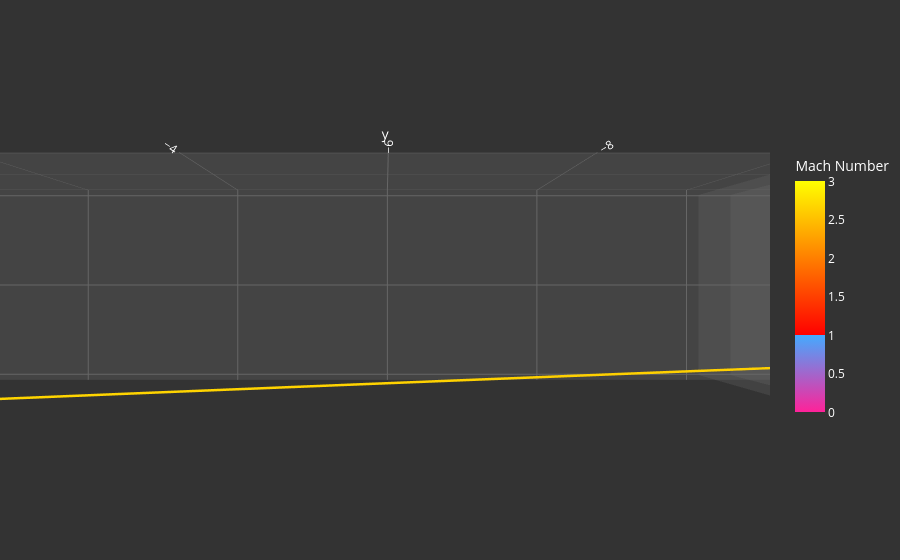

The notebook cell this image was saved under:
### Code cell
fig = go.Figure()

marker_step = 10
marker_indices = df.index[::marker_step]
mach_min = 0.0
mach_max = 3.0
mach_threshold = 1.0
mach_colorscale = [
  [mach_min, '#f29'],   # Зеленый при Mach = 0.0
  [mach_threshold / mach_max, '#4af'],  # Голубой при Mach = 1.0
  [mach_threshold / mach_max, '#f00'],  # Красный тоже при Mach = 1.0 (резкое изменение)
  [1.0, '#ff0']    # Желтый при Mach = 3.0
]

# fig.add_trace(go.Scatter3d(
#   x=df.loc[marker_indices, 'projectile.position.x'],
#   z=df.loc[marker_indices, 'projectile.position.y'],
#   y=df.loc[marker_indices, 'projectile.position.z'],
#   mode='markers',
#   marker=dict(
#     size=3,
#     color=df['projectile.current_drag_coef'][2:],
#     colorscale='Jet',
#     colorbar=dict(
#       title='Drag Coefficient',
#       y=0.0,
#       len=0.5
#     )
#   ),
#   name="Drag Coefficient"
# ))

for z in change_points:
  fig.add_trace(go.Mesh3d(
    x=[0, 0.1, 0.1, 0],
    y=[z, z, z, z],
    z=[0, 0, 0.1, 0.1],
    i=[0, 0],
    j=[1, 2],
    k=[2, 3],
    color='gray',
    opacity=0.3,
    flatshading=True,
    showscale=False
  ))

customdata_df, hovertemplate_df = make_hover_data(df)
fig.add_trace(go.Scatter3d(
  x=df['projectile.position.x'],
  z=df['projectile.position.y'],
  y=df['projectile.position.z'],
  mode='lines',
  line=dict(
    width=5,
    color=df['projectile.mach_number'],
    colorscale=mach_colorscale,
    cmin=mach_min,
    cmax=mach_max,
    colorbar=dict(
      title='Mach Number',
      y=0.5,
      len=0.5
    ),
  ),
  name='YIP',
  customdata=customdata_df,
  hovertemplate=hovertemplate_df
))

###
# Draw Sample Plot
###

# sample = sample_m855
# customdata_sample, hovertemplate_sample = make_hover_data(sample)
# fig.add_trace(go.Scatter3d(
#   x=sample['projectile.position.x']+0.01,
#   z=sample['projectile.position.y'],
#   y=sample['projectile.position.z'],
#   mode='lines',
#   line=dict(
#       width=5,
#       cmin=mach_min,
#       cmax=mach_max,
#       color=sample['projectile.mach_number'],
#       colorscale=mach_colorscale,
#     ),
#   name='Sample',
#   customdata=customdata_sample,
#   hovertemplate=hovertemplate_sample
# ))


scene_ax = dict(
  backgroundcolor='#444',
  gridcolor='#666',
  showbackground=True,
  zerolinecolor='#666',
  color='white'
)
fig.update_layout(
  paper_bgcolor='#333',
  plot_bgcolor='#444',
  font=dict(
    color='white'
  ),
  scene_camera=dict(
    eye=dict(x=-1.5, y=0.0, z=0.0)  # положение "глаза камеры"
  ),
  scene=dict(
    aspectmode='manual',
    aspectratio=dict(x=0.5, y=2.5, z=0.5),
    xaxis=scene_ax,
    yaxis=scene_ax,
    zaxis=scene_ax
  ),
  margin=dict(l=0, r=0, b=0, t=10)
)

### Figure 1 — Plotly figure (JSON) as saved in the notebook; plotly's stock layout.template omitted (floating-point values rounded to 4 significant figures; data arrays with more than 128 entries replaced by an {"elided": "..."} marker saying what was removed)
{"data": [{"color": "gray", "flatshading": true, "i": [0, 0], "j": [1, 2], "k": [2, 3], "opacity": 0.3, "showscale": false, "type": "mesh3d", "x": [0, 0.1, 0.1, 0], "y": [0, 0, 0, 0], "z": [0, 0, 0.1, 0.1]}, {"color": "gray", "flatshading": true, "i": [0, 0], "j": [1, 2], "k": [2, 3], "opacity": 0.3, "showscale": false, "type": "mesh3d", "x": [0, 0.1, 0.1, 0], "y": [-10.13, -10.13, -10.13, -10.13], "z": [0, 0, 0.1, 0.1]}, {"color": "gray", "flatshading": true, "i": [0, 0], "j": [1, 2], "k": [2, 3], "opacity": 0.3, "showscale": false, "type": "mesh3d", "x": [0, 0.1, 0.1, 0], "y": [-10.55, -10.55, -10.55, -10.55], "z": [0, 0, 0.1, 0.1]}, {"customdata": {"elided": "122x12 mixed values"}, "hovertemplate": "Frame %{customdata[0]} (%{customdata[1]:.5f}s)<br>Dist: %{customdata[9]:.2f} m | Drop: %{customdata[10]:.3f} m | Drift: %{customdata[11]:.5f} m<br>Rate: (%{customdata[2]:.4f}, %{customdata[3]:.4f}, %{customdata[4]:.4f}) m/s<br>Velocity: %{customdata[5]:.2f} m/s (%{customdata[6]:.3f} M)<br>Kinetic Energy: %{customdata[8]}<br>Cd: %{customdata[7]:.3f}<extra></extra>", "line": {"cmax": 3, "cmin": 0, "color": [2.688, 2.687, 2.686, 2.685, 2.684, 2.683, 2.682, 2.681, 2.68, 2.68, 2.679, 2.678, 2.677, 2.676, 2.675, 2.674, 2.673, 2.672, 2.671, 2.67, 2.669, 2.668, 2.667, 2.666, 2.665, 2.665, 2.664, 2.663, 2.662, 2.661, 2.66, 2.659, 2.658, 2.657, 2.656, 2.655, 2.654, 2.653, 2.652, 2.652, 2.651, 2.65, 2.649, 2.648, 2.647, 2.646, 2.645, 2.644, 2.643, 2.642, 2.641, 2.64, 2.64, 2.639, 2.638, 2.637, 2.636, 2.635, 2.634, 2.633, 2.632, 2.631, 2.63, 2.63, 2.629, 2.628, 2.627, 0.4135, 0.3209, 0.2637, 0.2241, 0.1949, 0.1722, 0.1537, 0.1381, 0.1248, 0.5393, 0.5393, 0.5393, 0.5393, 0.5393, 0.5392, 0.5392, 0.5392, 0.5392, 0.5392, 0.5392, 0.5391, 0.5391, 0.5391, 0.5391, 0.5391, 0.539, 0.539, 0.539, 0.539, 0.539, 0.539, 0.5389, 0.5389, 0.5389, 0.5389, 0.5389, 0.5388, 0.5388, 0.5388, 0.5388, 0.5388, 0.5388, 0.5387, 0.5387, 0.5387, 0.5387, 0.5387, 0.5386, 0.5386, 0.5386, 0.5386, 0.5386, 0.5386, 0.5385, 0.5385], "colorbar": {"len": 0.5, "title": {"text": "Mach Number"}, "y": 0.5}, "colorscale": [[0, "#f29"], [0.3333, "#4af"], [0.3333, "#f00"], [1, "#ff0"]], "width": 5}, "mode": "lines", "name": "YIP", "type": "scatter3d", "x": [0.0, 0.0, 0.0, 0.0, 0.0, 0.0, 0.0, -2.478e-12, -7.432e-12, -1.238e-11, -1.734e-11, -2.476e-11, -3.218e-11, -3.96e-11, -4.701e-11, -5.443e-11, -6.184e-11, -7.171e-11, -8.406e-11, -9.886e-11, -1.161e-10, -1.359e-10, -1.556e-10, -1.753e-10, -1.95e-10, -2.147e-10, -2.344e-10, -2.541e-10, -2.762e-10, -2.983e-10, -3.205e-10, -3.426e-10, -3.647e-10, -3.868e-10, -4.089e-10, -4.31e-10, -4.53e-10, -4.751e-10, -4.972e-10, -5.192e-10, -5.437e-10, -5.706e-10, -6e-10, -6.294e-10, -6.587e-10, -6.881e-10, -7.174e-10, -7.467e-10, -7.76e-10, -8.053e-10, -8.346e-10, -8.664e-10, -8.981e-10, -9.322e-10, -9.663e-10, -1e-09, -1.035e-09, -1.069e-09, -1.105e-09, -1.144e-09, -1.185e-09, -1.229e-09, -1.275e-09, -1.324e-09, -1.375e-09, -1.426e-09, -1.477e-09, -1.508e-09, -1.533e-09, -1.553e-09, -1.57e-09, -1.585e-09, -1.599e-09, -1.611e-09, -1.622e-09, -1.632e-09, -1.642e-09, -1.652e-09, -1.661e-09, -1.669e-09, -1.676e-09, -1.683e-09, -1.69e-09, -1.697e-09, -1.704e-09, -1.711e-09, -1.717e-09, -1.723e-09, -1.729e-09, -1.735e-09, -1.742e-09, -1.748e-09, -1.754e-09, -1.76e-09, -1.766e-09, -1.772e-09, -1.778e-09, -1.784e-09, -1.79e-09, -1.796e-09, -1.803e-09, -1.809e-09, -1.816e-09, -1.822e-09, -1.828e-09, -1.833e-09, -1.837e-09, -1.842e-09, -1.846e-09, -1.851e-09, -1.856e-09, -1.862e-09, -1.868e-09, -1.874e-09, -1.88e-09, -1.886e-09, -1.893e-09, -1.9e-09, -1.907e-09, -1.914e-09, -1.921e-09, -1.928e-09], "y": [0.0, -0.1536, -0.3072, -0.4607, -0.6141, -0.7675, -0.9209, -1.074, -1.227, -1.381, -1.534, -1.687, -1.84, -1.993, -2.146, -2.299, -2.451, -2.604, -2.757, -2.909, -3.062, -3.215, -3.367, -3.519, -3.672, -3.824, -3.976, -4.129, -4.281, -4.433, -4.585, -4.737, -4.889, -5.041, -5.193, -5.344, -5.496, -5.648, -5.799, -5.951, -6.103, -6.254, -6.405, -6.557, -6.708, -6.859, -7.011, -7.162, -7.313, -7.464, -7.615, -7.766, -7.917, -8.068, -8.218, -8.369, -8.52, -8.67, -8.821, -8.972, -9.122, -9.272, -9.423, -9.573, -9.723, -9.874, -10.02, -10.13, -10.21, -10.27, -10.33, -10.37, -10.42, -10.45, -10.49, -10.52, -10.55, -10.58, -10.61, -10.64, -10.67, -10.7, -10.74, -10.77, -10.8, -10.83, -10.86, -10.89, -10.92, -10.95, -10.98, -11.01, -11.04, -11.07, -11.1, -11.14, -11.17, -11.2, -11.23, -11.26, -11.29, -11.32, -11.35, -11.38, -11.41, -11.44, -11.47, -11.51, -11.54, -11.57, -11.6, -11.63, -11.66, -11.69, -11.72, -11.75, -11.78, -11.81, -11.84, -11.87, -11.91, -11.94], "z": [0.0, 0.0002678, 0.0005353, 0.0008024, 0.001069, 0.001335, 0.001602, 0.001867, 0.002132, 0.002397, 0.002662, 0.002926, 0.00319, 0.003453, 0.003716, 0.003979, 0.004241, 0.004503, 0.004765, 0.005026, 0.005287, 0.005548, 0.005808, 0.006068, 0.006327, 0.006586, 0.006845, 0.007103, 0.007361, 0.007619, 0.007876, 0.008133, 0.00839, 0.008646, 0.008902, 0.009157, 0.009412, 0.009667, 0.009921, 0.01018, 0.01043, 0.01068, 0.01094, 0.01119, 0.01144, 0.01169, 0.01194, 0.01219, 0.01245, 0.0127, 0.01295, 0.0132, 0.01344, 0.01369, 0.01394, 0.01419, 0.01444, 0.01469, 0.01493, 0.01518, 0.01543, 0.01567, 0.01592, 0.01616, 0.01641, 0.01665, 0.0169, 0.01706, 0.01719, 0.0173, 0.01739, 0.01747, 0.01754, 0.0176, 0.01765, 0.0177, 0.01775, 0.0178, 0.01785, 0.0179, 0.01795, 0.018, 0.01805, 0.0181, 0.01814, 0.01819, 0.01824, 0.01829, 0.01833, 0.01838, 0.01842, 0.01847, 0.01852, 0.01856, 0.01861, 0.01865, 0.01869, 0.01874, 0.01878, 0.01883, 0.01887, 0.01891, 0.01896, 0.019, 0.01904, 0.01908, 0.01912, 0.01917, 0.01921, 0.01925, 0.01929, 0.01933, 0.01937, 0.01941, 0.01945, 0.01949, 0.01953, 0.01956, 0.0196, 0.01964, 0.01968, 0.01972]}], "layout": {"font": {"color": "white"}, "margin": {"b": 0, "l": 0, "r": 0, "t": 10}, "paper_bgcolor": "#333", "plot_bgcolor": "#444", "scene": {"aspectmode": "manual", "aspectratio": {"x": 0.5, "y": 2.5, "z": 0.5}, "camera": {"eye": {"x": -1.5, "y": 0, "z": 0}}, "xaxis": {"backgroundcolor": "#444", "color": "white", "gridcolor": "#666", "showbackground": true, "zerolinecolor": "#666"}, "yaxis": {"backgroundcolor": "#444", "color": "white", "gridcolor": "#666", "showbackground": true, "zerolinecolor": "#666"}, "zaxis": {"backgroundcolor": "#444", "color": "white", "gridcolor": "#666", "showbackground": true, "zerolinecolor": "#666"}}}}
